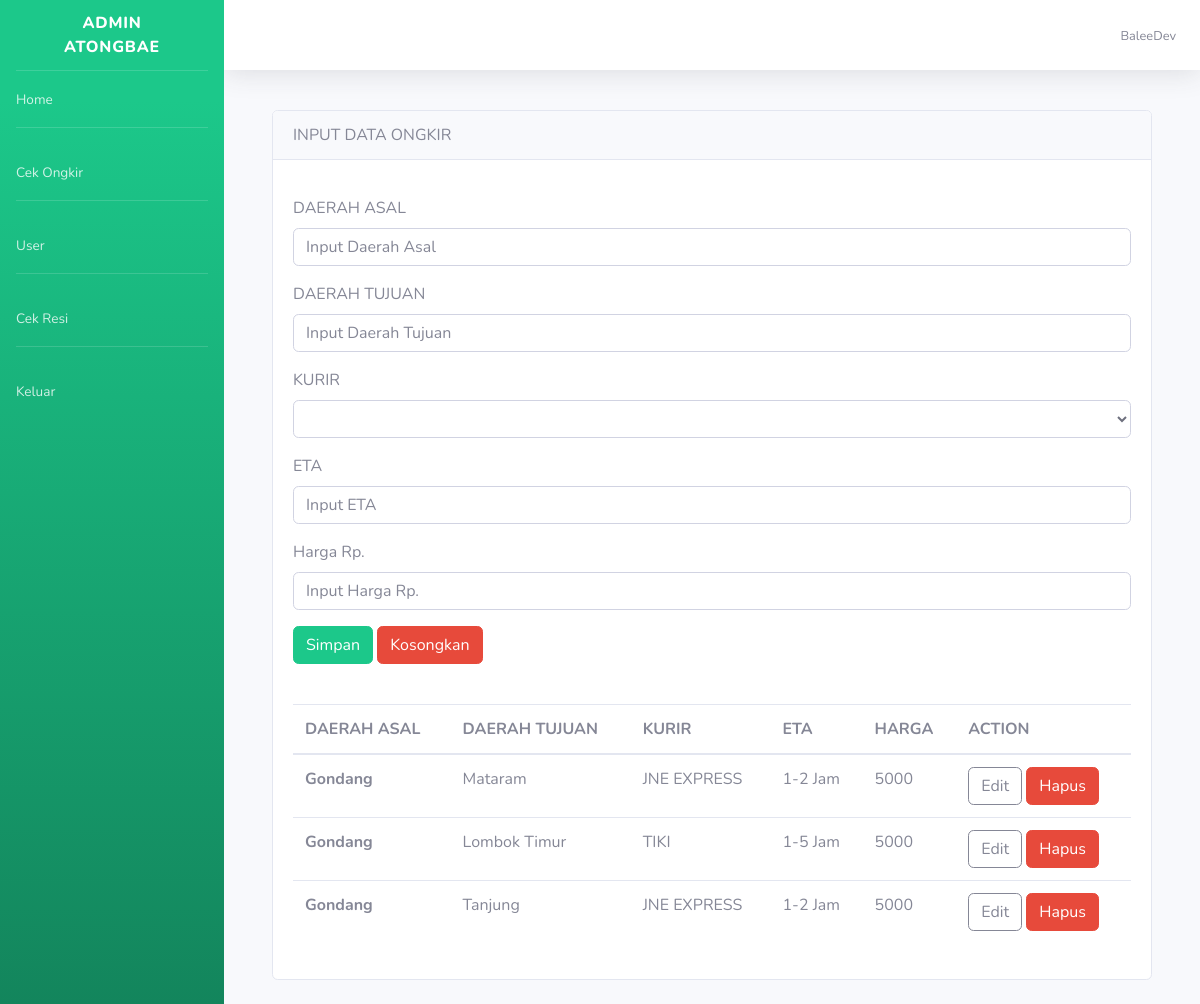
Page /cek_ongkir_backend.php on the committed database.
### tables this page shows
CREATE TABLE `tbl_ongkir` (
  `Id` int(11) NOT NULL,
  `Daerah_Asal` varchar(255) NOT NULL,
  `Daerah_Tujuan` varchar(255) NOT NULL,
  `Kurir` varchar(100) NOT NULL,
  `ETA` varchar(50) NOT NULL,
  `Harga` int(11) NOT NULL
);

### cek_ongkir_backend.php (the view, shortened to what this page needs)
<?php
include 'db.php';
$sql = 'SELECT * FROM tbl_ongkir';
$ongkir = mysqli_query($conn, $sql);
?>
<!DOCTYPE html>
<html lang="en">
<head>
    <link href="vendor/fontawesome-free/css/all.min.css" rel="stylesheet" type="text/css">
    <link href="./assets/css/admin.css" rel="stylesheet">
</head>
<body id="page-top">
    <div id="wrapper">
        <ul class="navbar-nav bg-gradient-success sidebar sidebar-dark accordion" id="accordionSidebar">
            <a class="sidebar-brand d-flex align-items-center justify-content-center" href="home.php">
                <div class="sidebar-brand-text mx-3">Admin AtongBae</sup></div>
            </a>
            <hr class="sidebar-divider my-0">
            <li class="nav-item">
                <a class="nav-link" href="admin.php">
                    <span>Home</span></a>
            </li>
            <hr class="sidebar-divider">
            <li class="nav-item">
                <a class="nav-link" href="cek_ongkir_backend.php">
                    <span>Cek Ongkir</span></a>
            </li>
            <hr class="sidebar-divider">
            <li class="nav-item">
                <a class="nav-link" href="user_backend.php">
                    <span>User</span></a>
            </li>
            <hr class="sidebar-divider">
            <li class="nav-item">
                <a class="nav-link" href="cek_resi_beckend.php">
                    <span>Cek Resi</span></a>
            </li>
            <hr class="sidebar-divider">
            <li class="nav-item">
                <a class="nav-link" href="logout.php">
                    <span>Keluar</span></a>
            </li>
        </ul>
        <div id="content-wrapper" class="d-flex flex-column">
            <div id="content">
                <nav class="navbar navbar-expand navbar-light bg-white topbar mb-4 static-top shadow">
                    <ul class="navbar-nav ml-auto">
                        <li class="nav-item dropdown no-arrow">
                            <span class="mr-2 d-none d-lg-inline text-gray-600 small">BaleeDev</span>
                        </li>
                    </ul>
                </nav>
                <div class="container-fluid">
                    <div class="d-sm-flex align-items-center justify-content-between mb-4">
                        <div class="container mt-3">
                            <div class="card">
                                <div class="card-header mb-3">
                                    INPUT DATA ONGKIR
                                </div>
                                <div class="card-body">
                                    <form method="post" action="" enctype="multipart/form-data">
                                        <div class="form-group ">
                                            <label>DAERAH ASAL</label>
                                            <input type="text" name="Daerah_Asal" value="<?= @$vDaerah_Asal ?>" class="form-control" placeholder="Input Daerah Asal" required>
                                        </div>
                                        <div class="form-group ">
                                            <label>DAERAH TUJUAN</label>
                                            <input type="text" name="Daerah_Tujuan" value="<?= @$vDaerah_Tujuan ?>" class="form-control" placeholder="Input Daerah Tujuan " required>
                                        </div>
                                        <div class="form-group">
                                            <label>KURIR</label>
                                            <select class="form-control" name="Kurir">
                                                <option value="<?= @$vKurir ?>"><?= @$vKurir ?></option>
                                                <option value="POS INDONESIA">POS INDONESIA</option>
                                            </select>
                                        </div>
                                        <div class="form-group ">
                                            <label>ETA</label>
                                            <input type="text" name="ETA" value="<?= @$vETA ?>" class="form-control" placeholder="Input ETA" required>
                                        </div>
                                        <div class="form-group ">
                                            <label>Harga Rp.</label>
                                            <input type="text" name="Harga" value="<?= @$vHarga ?>" class="form-control" placeholder="Input Harga Rp." required>
                                        </div>
                                        <button type="submit" class="btn btn-success" name="bsimpan">Simpan</button>
                                        <button type="reset" class="btn btn-danger" name="breset">Kosongkan</button>
                                    </form>
                                </div>
                                <div class="card-body">
                                    <table class="table table-hover ">
                                        <thead>
                                            <tr>
                                                <th scope="col">DAERAH ASAL</th>
                                                <th scope="col">DAERAH TUJUAN </th>
                                                <th scope="col">KURIR </th>
                                                <th scope="col">ETA</th>
                                                <th scope="col">HARGA</th>
                                                <th scope="col">ACTION</th>
                                            </tr>
                                        </thead>
                                        <tbody>
                                            <?php
                                            while ($data = mysqli_fetch_object($ongkir)) {
                                            ?>
                                                <tr>
                                                    <th><?= $data->Daerah_Asal ?></th>
                                                    <td><?= $data->Daerah_Tujuan ?></td>
                                                    <td><?= $data->Kurir ?></td>
                                                    <td><?= $data->ETA ?></td>
                                                    <td><?= $data->Harga ?></td>
                                                    <td>
                                                        <a href="cek_ongkir_backend.php?hal=edit&id=<?= $data->Id ?>" class="btn btn-outline-secondary">Edit</a>
                                                        <a href="cek_ongkir_backend.php?hal=hapus&id=<?= $data->Id ?>" onclick="return confirm('Apakah yakin ingin menghapus data ini??')" class="btn btn-danger">Hapus</a>
                                                    </td>
                                                </tr>
                                            <?php } ?>
                                        </tbody>
                                    </table>
                                </div>
                            </div>
                        </div>
                    </div>
                </div>
            </div>
</body>
</html>

### rows in the picture
tbl_ongkir: Daerah_Asal "Gondang", Daerah_Tujuan "Mataram", Kurir "JNE EXPRESS", ETA "1-2 Jam", Harga "5000"
tbl_ongkir: Daerah_Asal "Gondang", Daerah_Tujuan "Lombok Timur", Kurir "TIKI", ETA "1-5 Jam", Harga "5000"
tbl_ongkir: Daerah_Asal "Gondang", Daerah_Tujuan "Tanjung", Kurir "JNE EXPRESS", ETA "1-2 Jam", Harga "5000"
